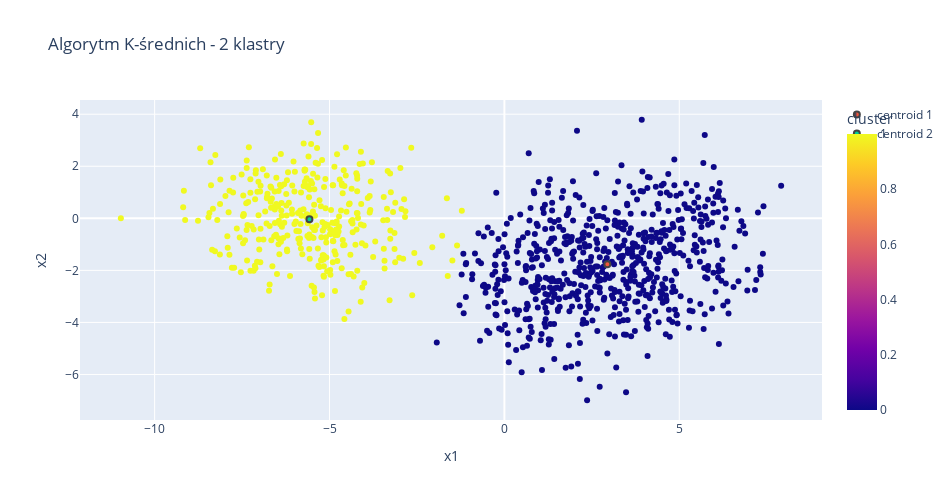

Notebook code for this chart:
### Code cell
import plotly.graph_objects as go

centroid_1, centroid_2 = km_model.cluster_centers_

fig = px.scatter(df, 'x1', 'x2', 'cluster', width=950, height=500, title='Algorytm K-średnich - 2 klastry')
fig.add_trace(go.Scatter(x=[centroid_1[0]], y=[centroid_1[1]], name='centroid 1', mode='markers', marker_line_width=2))
fig.add_trace(go.Scatter(x=[centroid_2[0]], y=[centroid_2[1]], name='centroid 2', mode='markers', marker_line_width=2))
fig

### Figure 1 — Plotly figure (JSON) as saved in the notebook; plotly's stock layout.template omitted (floating-point values rounded to 4 significant figures; data arrays with more than 128 entries replaced by an {"elided": "..."} marker saying what was removed)
{"data": [{"hovertemplate": "x1=%{x}<br>x2=%{y}<br>cluster=%{marker.color}<extra></extra>", "legendgroup": "", "marker": {"color": {"elided": "1000 int values"}, "coloraxis": "coloraxis", "symbol": "circle"}, "mode": "markers", "name": "", "orientation": "v", "showlegend": false, "type": "scatter", "x": {"elided": "1000 float values"}, "xaxis": "x", "y": {"elided": "1000 float values"}, "yaxis": "y"}, {"marker": {"line": {"width": 2}}, "mode": "markers", "name": "centroid 1", "type": "scatter", "x": [2.944], "y": [-1.77]}, {"marker": {"line": {"width": 2}}, "mode": "markers", "name": "centroid 2", "type": "scatter", "x": [-5.574], "y": [-0.03783]}], "layout": {"coloraxis": {"colorbar": {"title": {"text": "cluster"}}, "colorscale": [[0, "#0d0887"], [0.1111, "#46039f"], [0.2222, "#7201a8"], [0.3333, "#9c179e"], [0.4444, "#bd3786"], [0.5556, "#d8576b"], [0.6667, "#ed7953"], [0.7778, "#fb9f3a"], [0.8889, "#fdca26"], [1, "#f0f921"]]}, "height": 500, "legend": {"tracegroupgap": 0}, "title": {"text": "Algorytm K-średnich - 2 klastry"}, "width": 950, "xaxis": {"anchor": "y", "autorange": true, "domain": [0, 1], "range": [-12.13, 9.08], "title": {"text": "x1"}, "type": "linear"}, "yaxis": {"anchor": "x", "autorange": true, "domain": [0, 1], "range": [-7.75, 4.546], "title": {"text": "x2"}, "type": "linear"}}}
